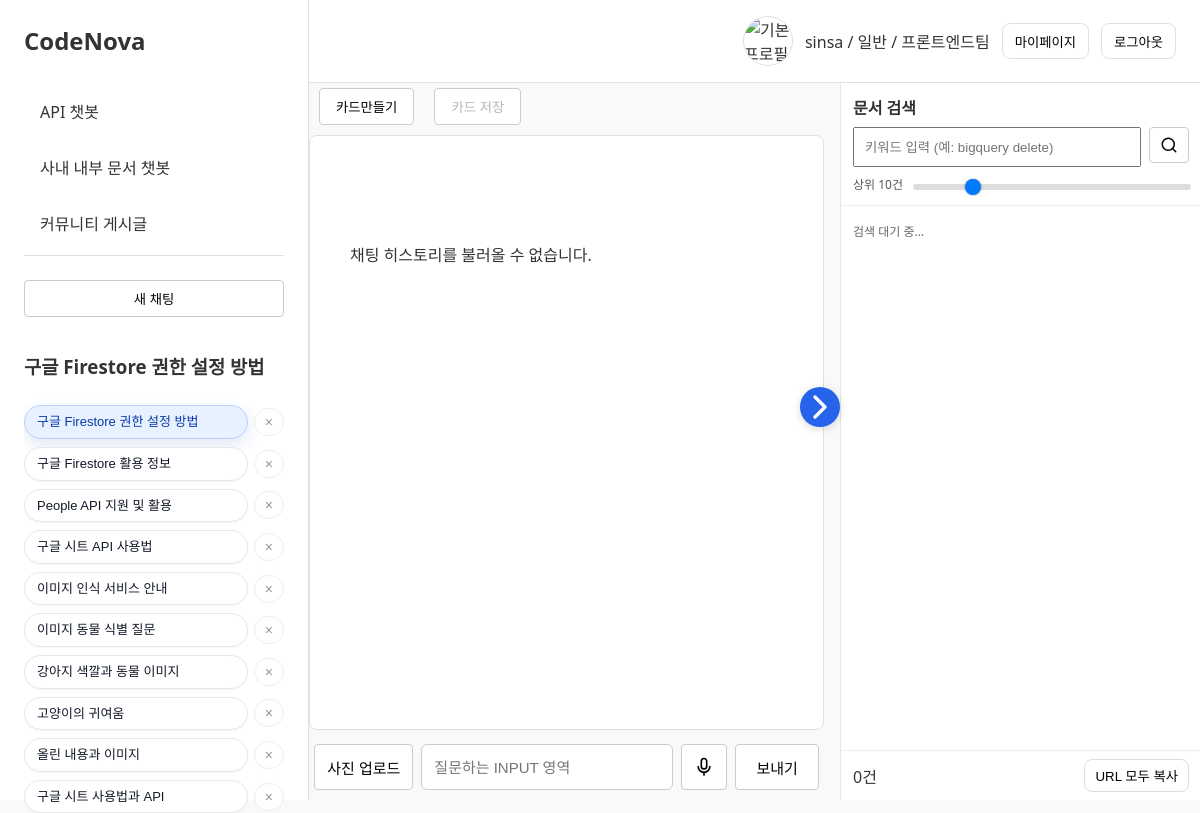
Page /main/main-chatbot/ (signed in) on the committed database.
### main/models.py (models this page shows, shortened)
class ChatSession(models.Model):
    user = models.ForeignKey(
        settings.AUTH_USER_MODEL,
        on_delete=models.CASCADE,
        related_name="chat_sessions",
    )
    title = models.CharField(max_length=200)
    mode = models.CharField(max_length=20, choices=ChatMode.choices)
    text_mode = models.CharField(max_length=20, choices=TextMode.choices, null=True)
    created_at = models.DateTimeField(auto_now_add=True)
    class Meta:
        db_table = "chat_session"
        ordering = ["-created_at"]  # 최신부터

### uauth/models.py (models this page shows, shortened)
class User(AbstractBaseUser, PermissionsMixin):
    id = models.CharField(max_length=50, primary_key=True)
    email = models.EmailField(max_length=255)
    name = models.CharField(max_length=100)
    phone = models.CharField(max_length=30)
    gender = models.CharField(max_length=20, choices=Gender.choices)
    birthday = models.DateField()
    rank = models.CharField(max_length=50, choices=Rank.choices)
    department = models.CharField(
        max_length=20,
        choices=Department.choices,
        null=True,
        blank=True,
    )
    status = models.CharField(
        max_length=20,
        choices=Status.choices,
        default=Status.PENDING,
    )
    created_at = models.DateTimeField(auto_now_add=True)
    updated_at = models.DateTimeField(auto_now=True)
    is_active = models.BooleanField(default=True)
    is_staff = models.BooleanField(default=False)
    profile_image = models.URLField(
        max_length=500,
        default="https://skn14-codenova-profile.s3.ap-northeast-2.amazonaws.com/profile_image/default2.png",
    )
    USERNAME_FIELD = "id"
    REQUIRED_FIELDS = ["email", "name", "phone", "gender", "birthday", "rank"]
    objects = UserManager()
    class Meta:
        db_table = "user"

### main/views.py (the view)
# urls.py: path("main-chatbot/", views.main_chatbot_view, name="main-chatbot"),
@login_required
def main_chatbot_view(request):
    chat_sessions = request.user.chat_sessions.filter(mode="api")
    return render(request, "my_app/main_chatbot.html", {"chat_sessions": chat_sessions})

### main/templates/my_app/main_chatbot.html (shortened to what this page needs)
{% extends 'my_app/base.html' %}
{% load static %}
{% block content %}
<link rel="stylesheet" href="{% static 'my_app/css/chat/chat.css' %}">
<link rel="stylesheet" href="{% static 'my_app/css/docsearch/sidebar.css' %}">
<div class="layout">
  <div class="main-pane">
    <div class="content-header content-header--split">
      <div class="left-group">
        <button id="btnCardSelect">카드만들기</button>
        <button id="btnCardSave">카드 저장</button>
      </div>
    </div>
    <div class="chat-area">
      <ul id="chatLog" class="chat-log"></ul>
    </div>
    <div class="chat-input-area">
        <button id="uploadBtn">사진 업로드</button>
        <input id="chatInput" type="text" placeholder="질문하는 INPUT 영역">
        <button id="voiceBtn" aria-label="음성 녹음">
        </button>
        <button id="sendBtn">보내기</button>
    </div>
  </div>
    <div class="sidebar-handle" id="toggleSidebarBtn" title="문서 검색"></div>
    <aside class="right-sidebar" id="docSearchSidebar" aria-label="문서 검색 사이드바" data-endpoint="/main/api/docsearch/">
    <header class="sidebar-header">
      <h3>문서 검색</h3>
      <div class="sidebar-search">
        <input id="docSearchInput" type="text" placeholder="키워드 입력 (예: bigquery delete)">
        <button id="docSearchBtn" type="button" title="검색">
        <svg aria-hidden="true" width="18" height="18" viewBox="0 0 24 24" fill="none" stroke="currentColor" stroke-width="2" stroke-linecap="round" stroke-linejoin="round">
            <circle cx="11" cy="11" r="8"></circle>
            <line x1="21" y1="21" x2="16.65" y2="16.65"></line>
        </svg>
        </button>
      </div>
      <div class="sidebar-sub">
        <label for="resultCount">상위 <span id="kValue">10</span>건</label>
        <input id="resultCount" type="range" min="5" max="30" step="5" value="10">
      </div>
    </header>
    <div class="sidebar-body">
      <div id="docSearchStatus" class="status">검색 대기 중…</div>
    </div>
    <footer class="sidebar-footer">
      <span id="docSearchCount" class="count">0건</span>
      <button id="copyAllBtn" class="ghost">URL 모두 복사</button>
    </footer>
  </aside>
</div>
{% endblock %}

### main/templates/my_app/base.html (shortened to what this page needs)
{% load static %}
<!DOCTYPE html>
<html lang="ko">
<head>
    <link rel="stylesheet" href="{% static 'my_app/css/style.css' %}">
</head>
<body>
    <div class="main-layout">
        <aside class="sidebar">
            <div class="sidebar-brand">
                <a href="{% url 'main:home' %}">CodeNova</a>
            </div>
            <nav class="sidebar-nav">
                <ul>
                    <li><a href="{% url 'main:main-chatbot' %}">API 챗봇</a></li>
                    <li><a href="{% url 'main:internal-docs' %}">사내 내부 문서 챗봇</a></li>
                    <li><a href="{% url 'main:community-board' %}">커뮤니티 게시글</a></li>
                </ul>
            </nav>
            {% if request.resolver_match.url_name == 'main-chatbot' or request.resolver_match.url_name == 'internal-docs' %}
            <div class="chat-history">
                <div class="chat-history__header">
                    <button class="btn-new-chat" type="button">새 채팅</button>
                </div>
                <h3 id="sessionTitle" class="session-title">세션을 선택하세요</h3>
                <ul id="sessionList" class="session-list">
                {% for s in chat_sessions %}
                    <li class="session-item">
                        <button class="session-link" data-session-id="{{ s.id }}">{{ s.title }}</button>
                        <button class="delete-btn" data-session-id="{{ s.id }}">×</button>
                    </li>
                {% endfor %}
                </ul>
            </div>
            {% endif %}
        </aside>
        <div class="content-wrapper">
            <header class="top-header">
                <div class="header-buttons">
            {% if request.user.is_authenticated %}
                {% if request.user.profile_image %}
                    <img src="{{ request.user.profile_image }}" alt="프로필 이미지" class="avatar" >
                {% else %}
                    <img src="{{ request.user.profile_image }}" alt="기본 프로필" class="avatar" >
                {% endif %}
            {% endif %}
                    <span>
                        {{ request.user.name }} / {{ request.user.get_rank_display }}
                        {% if request.user.department %}
                        / {{ request.user.get_department_display }}
                        {% endif %}
                    </span>
                    <button class="btn-header" onclick="location.href='{% url 'mypage:mypage' %}'">마이페이지</button>
                    <form action="{% url 'uauth:logout' %}" method="post" style="display:inline;">
                    <button type="submit" class="btn-header">로그아웃</button>
                    </form>
                </div>
            </header>
            <main class="main-content">
                {% block content %}{% endblock %}
            </main>
        </div>
    </div>
</body>
</html>

### main/static/my_app/css/style.css (style rules this page uses)
body, html { margin: 0; padding: 0; height: 100%; font-family: system-ui, -apple-system, BlinkMacSystemFont, 'Segoe UI', Roboto, Oxygen, Ubuntu, Cantarell, 'Open Sans', 'Helvetica Neue', sans-serif; background-color: #f8f9fa; color: #333; }
a { text-decoration: none; color: inherit; }
ul { list-style: none; padding: 0; margin: 0; }
button { cursor: pointer; border: 1px solid #ccc; background-color: #fff; padding: 8px 16px; border-radius: 4px; }
.main-layout { display: flex; height: 100vh; }
.sidebar { width: 260px; background-color: #fff; border-right: 1px solid #e0e0e0; display: flex; flex-direction: column; padding: 24px; }
.sidebar-brand { font-size: 24px; font-weight: bold; margin-bottom: 30px; }
.sidebar-nav li a { display: block; padding: 12px 16px; margin-bottom: 8px; border-radius: 6px; }
.chat-history { margin-top: auto; border-top: 1px solid #e0e0e0; padding-top: 16px; }
.btn-new-chat { width: 100%; margin-top: 8px; margin-bottom: 16px; }
.content-wrapper { flex: 1; display: flex; flex-direction: column; height: 100vh; overflow: hidden; }
.top-header { display: flex; align-items: center; justify-content: flex-start; padding: 16px 24px; border-bottom: 1px solid #e0e0e0; background-color: #fff; }
.header-buttons { margin-left: auto; display: flex; align-items: center; gap: 12px; }
.main-content { flex: 1; padding: 24px; overflow-y: auto; display: flex; flex-direction: column; }
.content-header { display: flex; align-items: center; margin-bottom: 24px; gap: 16px; }
.chat-area { flex: 1; border: 1px solid #e0e0e0; border-radius: 8px; padding: 24px; margin-bottom: 24px; background-color: #fff; display: flex; flex-direction: column; justify-content: center; align-items: center; }
.chat-input-area { display: flex; gap: 16px; align-items: center; }
.chat-input-area input { flex: 1; padding: 12px; border-radius: 6px; border: 1px solid #ccc; }
:root { --header-h: 36px; --avatar-size: 48px; }
.avatar { width: var(--avatar-size); height: var(--avatar-size); object-fit: cover; object-position: center; border-radius: 50%; border: 1px solid #e0e0e0; display: block; flex-shrink: 0; }
.btn-header { display: inline-flex; align-items: center; justify-content: center; height: var(--header-h); padding: 0 12px; border: 1px solid #e0e0e0; border-radius: 8px; background: #fff; }
.top-header form { margin: 0; }
.session-list { max-height: 300px; overflow-y: auto; overflow-x: hidden; padding-right: 5px; scrollbar-width: thin; scrollbar-color: transparent transparent; }
.main-content { padding: 0; }

### rows in the picture
ChatSession: title "구글 Firestore 권한 설정 방법"
ChatSession: title "구글 Firestore 활용 정보"
ChatSession: title "People API 지원 및 활용"
ChatSession: title "구글 시트 API 사용법"
ChatSession: title "이미지 인식 서비스 안내"
ChatSession: title "이미지 동물 식별 질문"
ChatSession: title "강아지 색깔과 동물 이미지"
ChatSession: title "고양이의 귀여움"
ChatSession: title "올린 내용과 이미지"
ChatSession: title "구글 시트 사용법과 API"
User: user.name "sinsa", user.rank "일반", user.department "프론트엔드팀"
